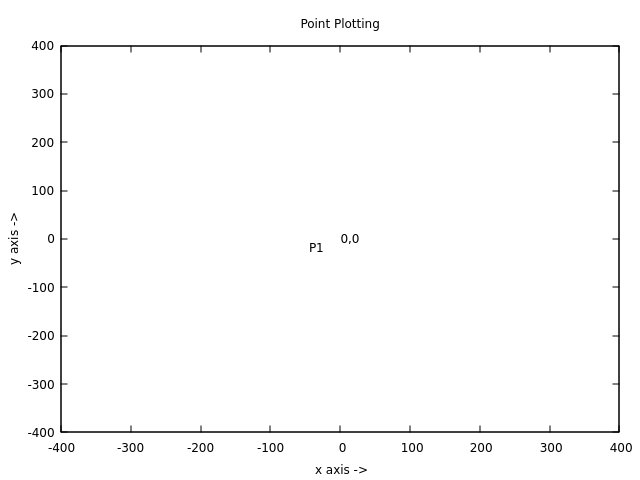

Write gnuplot code to recreate this figure.

unset key

set xrange [-400: 400]
set yrange [-400: 400]

set title "Point Plotting"

set xlabel "x axis ->"
set ylabel "y axis ->"

set tics

set style function dots

set parametric

print "Nether Map..."

set label "0,0" at 0, 0

plot 'nether-map.data' using 1:2:3 with labels 

pause -1 "Hit return to continue"

reset
